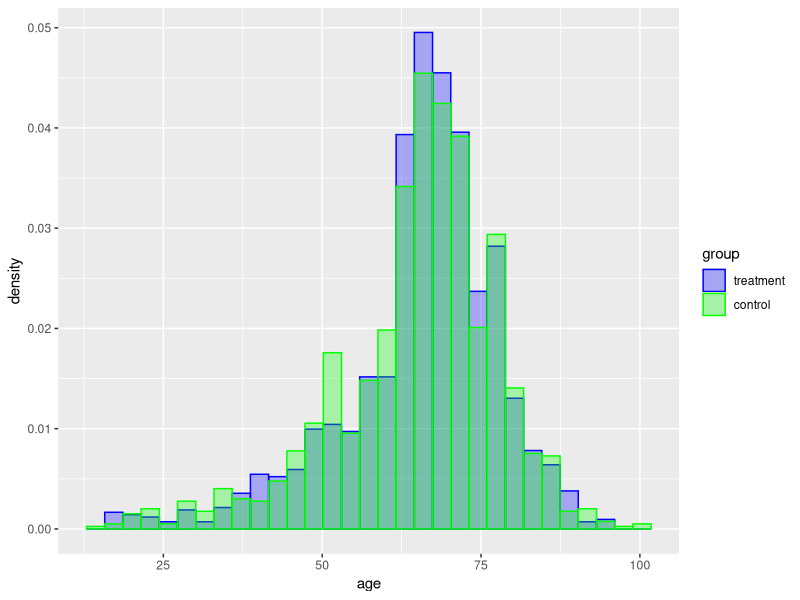
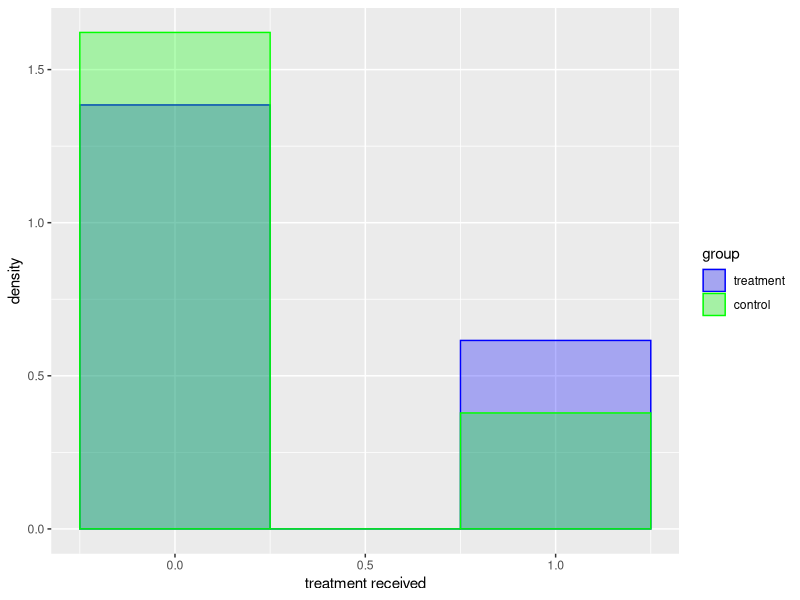
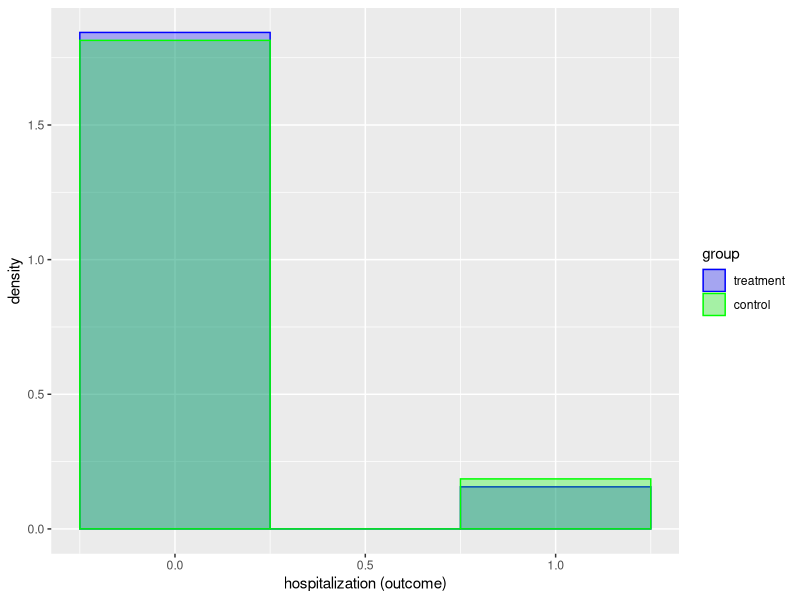
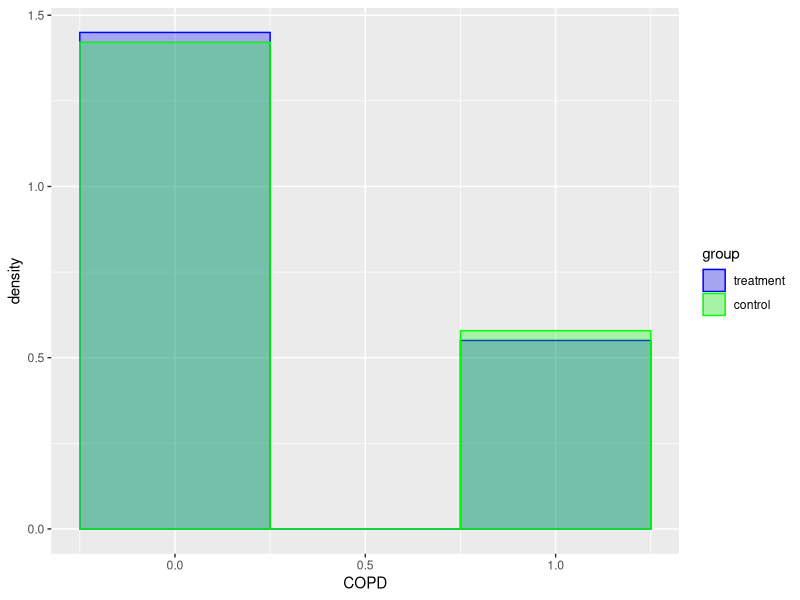
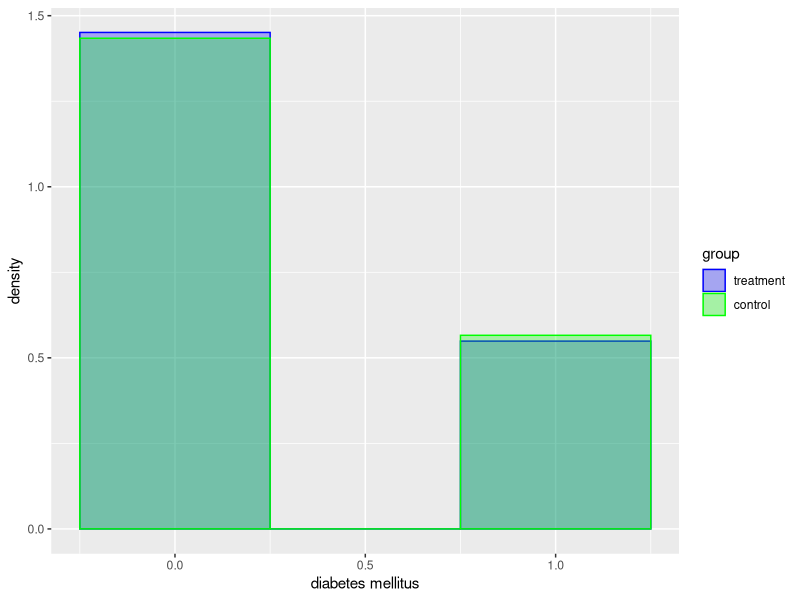
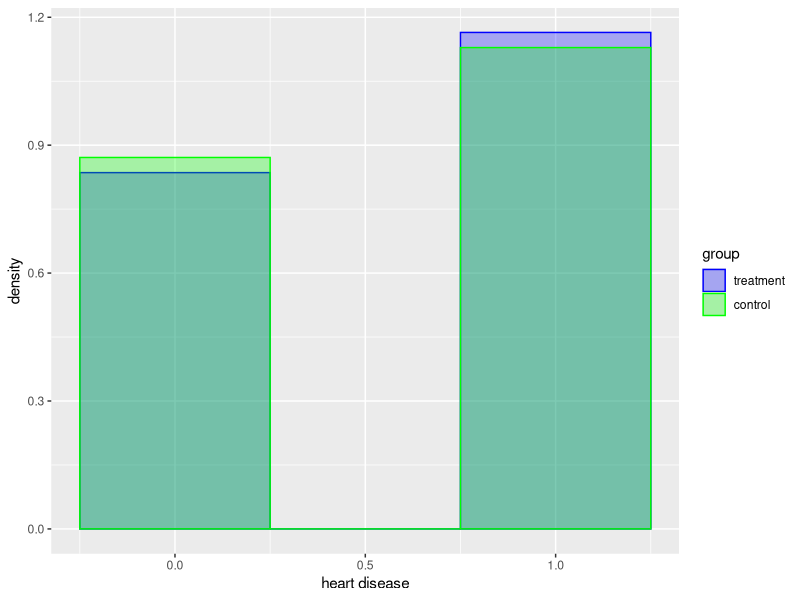
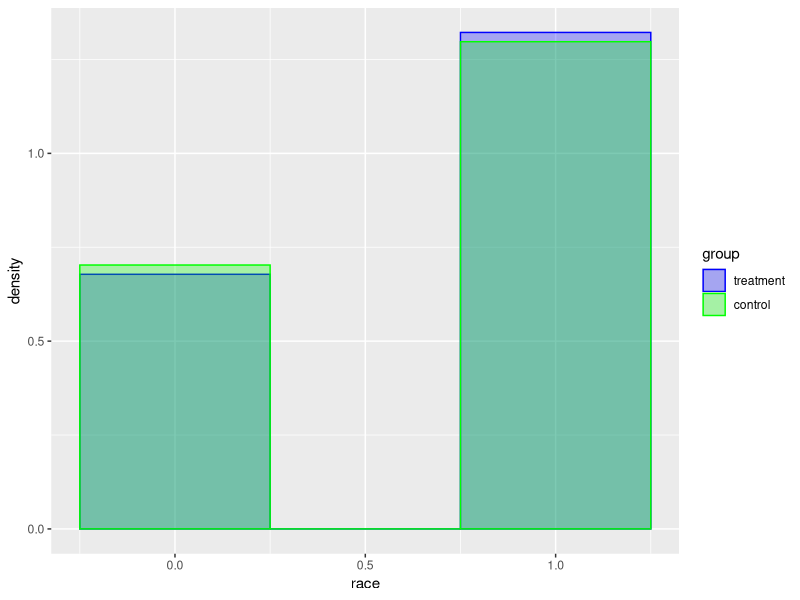
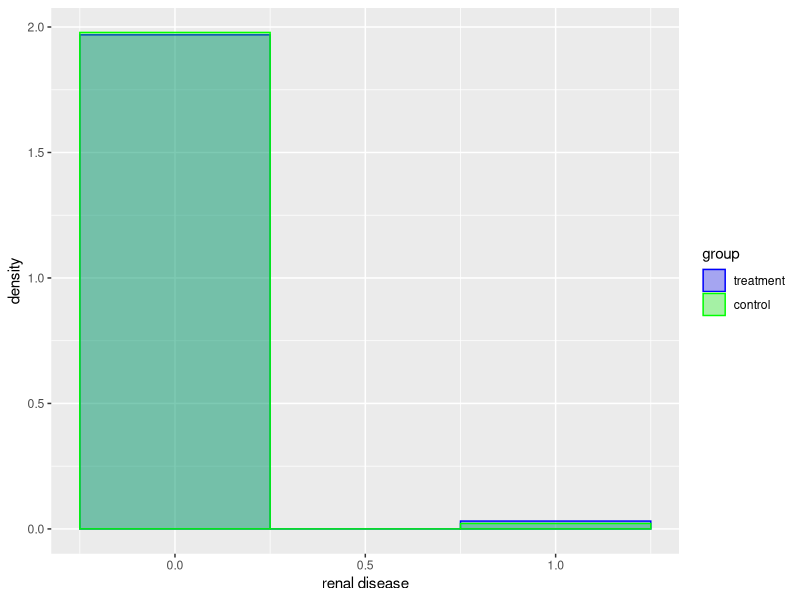

Write R code to recreate these figures, in order.
## ---- chunk 1
knitr::opts_chunk$set(echo = TRUE)
## ---- chunk 2
library(ggplot2)
df <- read.table('fludata.txt')
## ---- chunk 3
make_hists <- function(var, z, varname) {
  var_treat <- var[z==1]
  var_control <- var[z==0]
  
  # if the variable is an indicator, use binwidth 0.5
  if (length(unique(var))==2) {
    binwidth <- 0.5
  } else {
    binwidth <- (max(unique(var)) - min(unique(var)))/30
  }
  
  ggplot() + 
    geom_histogram(aes(x=var_treat, y=..density.., col='b', fill='b'), alpha=0.3, binwidth=binwidth) + 
    geom_histogram(aes(x=var_control, y=..density.., col='g', fill='g'), alpha=0.3, binwidth=binwidth) +
    scale_colour_manual(name="group", values=c("g" = "green", "b"="blue"), labels=c("g"="control", "b"="treatment")) +
    scale_fill_manual(name="group", values=c("g" = "green", "b"="blue"), labels=c("g"="control", "b"="treatment")) + 
    labs(x=varname)
}
## ---- chunk 4
make_hists(df$age, df$assign, "age")
make_hists(df$receive, df$assign, "treatment received")
make_hists(df$outcome, df$assign, "hospitalization (outcome)")
make_hists(df$copd, df$assign, "COPD")
make_hists(df$dm, df$assign, "diabetes mellitus")
make_hists(df$heartd, df$assign, "heart disease")
make_hists(df$race, df$assign, "race")
make_hists(df$renal, df$assign, "renal disease")
make_hists(df$sex, df$assign, "sex")
make_hists(df$liverd, df$assign, "liver disease")
## ---- chunk 5
get_tstat <- function(var, z) {
  nT <- sum(z)
  nC <- length(z) - sum(z)
  
  var1z1 <- var[var==1 & z==1]
  var1z0 <- var[var==1 & z==0]
  var0z1 <- var[var==0 & z==1]
  var0z0 <- var[var==0 & z==0]
  
  phat <- (length(var1z1) + length(var1z0)) / length(var)
  
  pThat <- length(var1z1)/nT
  pChat <- length(var1z0)/nC
  
  return((pThat - pChat-0)/(phat * (1-phat) * ((1/nT) + (1/nC)) ))
}
## ---- chunk 6
get_tstat(df$copd, df$assign)
## ---- chunk 7
Z <- df$assign
D <- df$receive
Y <- df$outcome
